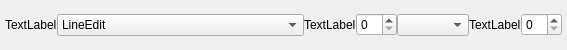
<?xml version="1.0" encoding="UTF-8"?>
<ui version="4.0">
 <class>Sekura::Element</class>
 <widget class="QWidget" name="Sekura::Element">
  <property name="geometry">
   <rect>
    <x>0</x>
    <y>0</y>
    <width>567</width>
    <height>50</height>
   </rect>
  </property>
  <property name="windowTitle">
   <string>Form</string>
  </property>
  <layout class="QHBoxLayout" name="horizontalLayout">
   <item>
    <widget class="QLabel" name="label">
     <property name="text">
      <string>TextLabel</string>
     </property>
    </widget>
   </item>
   <item>
    <widget class="QComboBox" name="comboBox">
     <property name="sizePolicy">
      <sizepolicy hsizetype="Expanding" vsizetype="Fixed">
       <horstretch>0</horstretch>
       <verstretch>0</verstretch>
      </sizepolicy>
     </property>
     <item>
      <property name="text">
       <string>LineEdit</string>
      </property>
     </item>
     <item>
      <property name="text">
       <string>DateTime</string>
      </property>
     </item>
     <item>
      <property name="text">
       <string>ComboBox</string>
      </property>
     </item>
     <item>
      <property name="text">
       <string>CheckBox</string>
      </property>
     </item>
     <item>
      <property name="text">
       <string>SpinBox</string>
      </property>
     </item>
     <item>
      <property name="text">
       <string>DataType</string>
      </property>
     </item>
     <item>
      <property name="text">
       <string>ForeignKey</string>
      </property>
     </item>
     <item>
      <property name="text">
       <string>Element</string>
      </property>
     </item>
     <item>
      <property name="text">
       <string>Text</string>
      </property>
     </item>
    </widget>
   </item>
   <item>
    <widget class="QLabel" name="label1">
     <property name="text">
      <string>TextLabel</string>
     </property>
    </widget>
   </item>
   <item>
    <widget class="QSpinBox" name="spinBox1"/>
   </item>
   <item>
    <widget class="QComboBox" name="comboBox2"/>
   </item>
   <item>
    <widget class="QLabel" name="label2">
     <property name="text">
      <string>TextLabel</string>
     </property>
    </widget>
   </item>
   <item>
    <widget class="QSpinBox" name="spinBox2"/>
   </item>
  </layout>
 </widget>
 <layoutdefault spacing="0" margin="5"/>
 <resources/>
 <connections/>
</ui>
